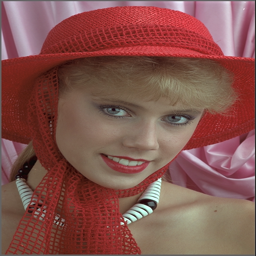
%> input picture data/kodim256.bmp, 256 x 256 px
$ octave test_image.m   (GNU Octave 9; MATLAB toolbox functions it lacks are replaced by stand-ins)
%> lines starting %> are read from the running program, lines starting %| are printed output that depends on the picture
### src/genWeight.m
% generate tensor W by size and missing rate
function W=genWeight(S,mr,id)
    W = ones(S);
    if id == 1
        for k = 1:S(3)
            Omega = randperm(S(1));
            Omega = Omega(1:floor(mr*S(1)));
            W(Omega,:,k) = 0;
        end
    elseif id == 2
        block=[16 16];
        num=[floor(S(1)/block(1)) floor(S(2)/block(2))];
        for k = 1:S(3)
            Omega = randperm(num(1)*num(2));
            Omega = Omega(1:floor(mr*num(1)*num(2)));
            for j = 1:numel(Omega)
                temp=floor(Omega(j)/num(1))+1;
                y=int16(temp);
                temp=mod(Omega(j),num(1))+1;
                x=int16(temp);
                W((x-1)*block(1)+1:min(x*block(1),S(1)), (y-1)*block(2)+1:min(y*block(2),S(2)), k) = 0;
            end
        end
    else
        Omega = randperm(prod(S));
        Omega = Omega(1:floor(mr*prod(S)));
        W(Omega) = 0;
    end

end

### test_image.m
close all
clc
clear all

% addpath
addpath(genpath('./'));

EN_PEPSTC      = 1;

image_name = 'kodim'
image=imread('./data/kodim256.bmp');
%> image is the input picture: size 256x256x3 uint8; mean R, G, B 131.9, 84.1, 78.4

highDim=[8,8,8,8,8,6];

fID = fopen([image_name '.txt'],'a+');

T=double(image)/255; % regularization
S=size(T); N=numel(S);
%> after `S=size(T)`: S = [256 256 3]
%> after `N=numel(S)`: N = 3

mr=0.8; % missing rate
W=genWeight(S,mr,0);
%> in genWeight, `W(Omega) = 0;`:
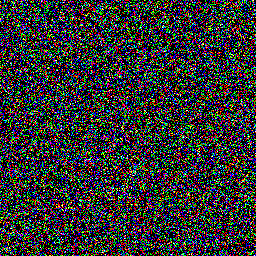
%> W: size 256x256x3 double; mean R, G, B 0.197, 0.201, 0.202
X=T.*W;
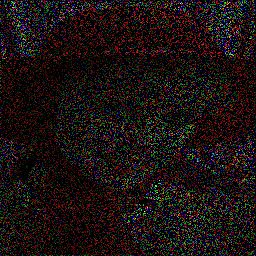
%> X: size 256x256x3 double; mean R, G, B 0.102, 0.0666, 0.062
file_flag = num2str(100*mr);
imwrite(uint8(255*X), [image_name '_' file_flag '.bmp']);
fprintf(fID,'****************************** mr = %.3f\n', mr);

mr = 1- sum(W(:))/numel(T);
%> mr = 0.8

fprintf(fID,'-----Evaluation reports-----\n');
X_out=X;
time=0.0;
%> (the run ends here)

$ run again, with data/Einstein256.bmp copied over data/kodim256.bmp
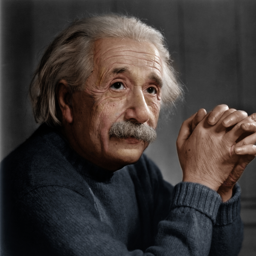
%> input picture data/Einstein256.bmp, 256 x 256 px
%> image is the input picture: size 256x256x3 uint8; mean R, G, B 60.7, 54.1, 52
%> `X=T.*W;`:
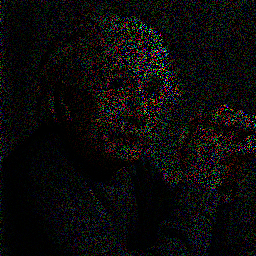
%> X: size 256x256x3 double; mean R, G, B 0.0468, 0.0427, 0.0408
